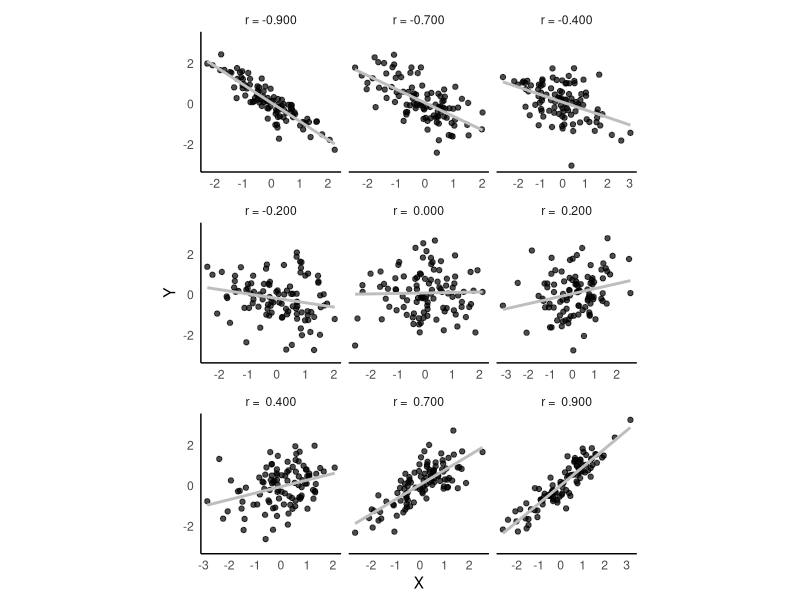
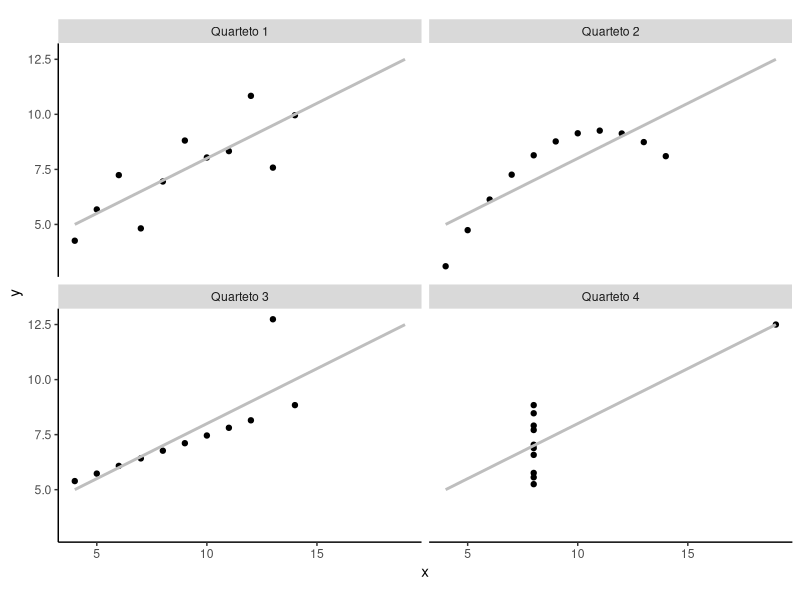

Here is the R script that generated these plots, in order:
## ---- chunk 1
# Function to generate data with a given correlation
generate_data <- function(n, rho) {
  Sigma <- matrix(c(1, rho, rho, 1), ncol = 2)
  MASS::mvrnorm(n = n, mu = c(0, 0), Sigma = Sigma)
}

# Set seed for reproducibility
set.seed(123)

# Number of points
n <- 100

# Different levels of correlation including zero correlation
correlations <- c(-0.9, -0.7, -0.4, -0.2, 0, 0.2, 0.4, 0.7, 0.9)

# Generate data for each correlation
data_list <- lapply(correlations, function(rho) {
  data <- generate_data(n, rho)
  data.frame(x = data[, 1], y = data[, 2], correlation = rho)
})

# Combine data into a single data frame
data_all <- do.call(rbind, data_list)

# Define the order of the plots to place zero correlation in the center
plot_order <- c(-0.9, -0.7, -0.4, -0.2, 0, 0.2, 0.4, 0.7, 0.9)
data_all$correlation <- factor(data_all$correlation, levels = plot_order)

# Custom labels for correlation
data_all$label <- factor(data_all$correlation, levels = plot_order, labels = paste("r =", format(plot_order, nsmall = 3)))

# Plot using ggplot2
ggplot2::ggplot(data_all, ggplot2::aes(x = x, y = y)) +
  ggplot2::geom_point(alpha = 0.7, color = "black") +
  ggplot2::geom_smooth(method = "lm", color = "gray", se = FALSE) +
  ggplot2::facet_wrap(~ label, nrow = 3, ncol = 3, scales = "free_x") +
  ggplot2::labs(
       x = "X",
       y = "Y") +
  ggplot2::theme_minimal() +
  ggplot2::theme(
    panel.grid.major = ggplot2::element_blank(),
    panel.grid.minor = ggplot2::element_blank(),
    panel.border = ggplot2::element_blank(),
    axis.line = ggplot2::element_line(color = "black"),
    aspect.ratio = 1
  )
## ---- chunk 2
library(dplyr)
anscombe.dt <- datasets::anscombe
anscombe.dt$ID <- seq(1, dim(anscombe.dt)[1])
anscombe.dt <- anscombe.dt[c(9, 1:8)]

# exibe a tabela de dados
kableExtra::kable(
    anscombe.dt,
    align = "c",
    format = ifelse(knitr::is_html_output(), "html", "latex"),
    booktabs = TRUE,
    linesep = "",
    escape = FALSE,
    caption = "Quarteto de Anscombe."
) %>%
    kableExtra::kable_styling(
        latex_options = c("basic"),
        bootstrap_options = c("basic", "hover", "condensed", "responsive"),
        full_width = ifelse(knitr::is_html_output(), T, T),
        position = "center"
    ) %>%
    kableExtra::row_spec(0,
                         bold = TRUE,
                         extra_css = "border-top: 1px solid; border-bottom: 1px solid") %>%
    kableExtra::column_spec(1, bold = TRUE) %>%
    kableExtra::row_spec(dim(anscombe.dt)[1],
                         extra_css = "border-bottom: 1px solid")

anscombe.dt <- anscombe.dt %>% dplyr::select(-ID)

cat('<br>')
cat('<br>')

# exibe a tabela descritiva
anscombe.summ <- data.frame(
    "X1Y1" = c(NA, NA, NA, NA, NA, NA, NA, NA),
    "X2Y2" = c(NA, NA, NA, NA, NA, NA, NA, NA),
    "X3Y3" = c(NA, NA, NA, NA, NA, NA, NA, NA),
    "X4Y4" = c(NA, NA, NA, NA, NA, NA, NA, NA)
)
ff <- y ~ x
mods <- setNames(as.list(1:4), paste0("lm", 1:4))
for (i in 1:4) {
    ff[2:3] <- lapply(paste0(c("y", "x"), i), as.name)
    mods[[i]] <- lmi <- lm(ff, data = anscombe.dt)
    # observacoes
    anscombe.summ[1, i] <- dim(anscombe.dt)[1]
    # media x,y
    anscombe.summ[2, i] <- mean(anscombe.dt[, paste0("x", i)])
    anscombe.summ[3, i] <- mean(anscombe.dt[, paste0("y", i)])
    # variancia x,y
    anscombe.summ[4, i] <- var(anscombe.dt[, paste0("x", i)])
    anscombe.summ[5, i] <- var(anscombe.dt[, paste0("y", i)])
    # correlacao
    anscombe.summ[6, i] <-
        cor(anscombe.dt[, paste0("x", i)], anscombe.dt[, paste0("y", i)])
    # coeficiente angular
    anscombe.summ[7, i] <- coef(lmi)[2]
    # coeficiente linear
    anscombe.summ[8, i] <- coef(lmi)[1]
    # coeficiente de determinacao
    anscombe.summ[9, i] <- summary(lmi)$r.squared
}
rownames(anscombe.summ) <-
    c(
        "Observações",
        "Média x",
        "Média y",
        "Variância x",
        "Variância y",
        "Correlação",
        "Coeficiente angular",
        "Coeficiente linear",
        "Coeficiente de determinação"
    )
anscombe.summ <- round(anscombe.summ, 2)

# exibe a tabela de dados
kableExtra::kable(
    anscombe.summ,
    align = "c",
    format = ifelse(knitr::is_html_output(), "html", "latex"),
    booktabs = TRUE,
    linesep = "",
    escape = FALSE,
    caption = "Análise descritiva do Quarteto de Anscombe demostrando os conjuntos de dados bivariados com parâmetros quase idênticos."
) %>%
    kableExtra::kable_styling(
        latex_options = c("basic"),
        bootstrap_options = c("basic", "hover", "condensed", "responsive"),
        full_width = ifelse(knitr::is_html_output(), T, T),
        position = "center"
    ) %>%
    kableExtra::row_spec(0,
                         bold = TRUE,
                         extra_css = "border-top: 1px solid; border-bottom: 1px solid") %>%
    kableExtra::column_spec(1, bold = TRUE) %>%
    kableExtra::row_spec(dim(anscombe.summ)[1],
                         extra_css = "border-bottom: 1px solid")
## ---- chunk 3
library(dplyr)
anscombe.dt <- datasets::anscombe
anscombe.dt$ID <- seq(1, dim(anscombe.dt)[1])

# exibe o gráfico
datLong <- data.frame(
    group  = paste0("Quarteto ",  rep(1:4, each = 11)),
    x = unlist(anscombe.dt[, c(1:4)]),
    y = unlist(anscombe.dt[, c(5:8)])
)
rownames(datLong) <- NULL
ggplot2::ggplot(data = datLong,
                mapping = ggplot2::aes(x = x, y = y, group = group)) +
    ggplot2::geom_point(fill = "black") +
    ggplot2::geom_smooth(
        method = "lm",
        se = FALSE,
        fullrange = TRUE,
        colour = "grey"
    ) +
    ggplot2::facet_wrap( ~ group) +
    ggplot2::theme(
        panel.background = ggplot2::element_blank(),
        panel.grid.major = ggplot2::element_blank(),
        panel.grid.minor = ggplot2::element_blank(),
        axis.line = ggplot2::element_line(colour = "black")
    ) +
    ggplot2::theme(legend.key = ggplot2::element_blank()) +
    ggplot2::coord_fixed()
